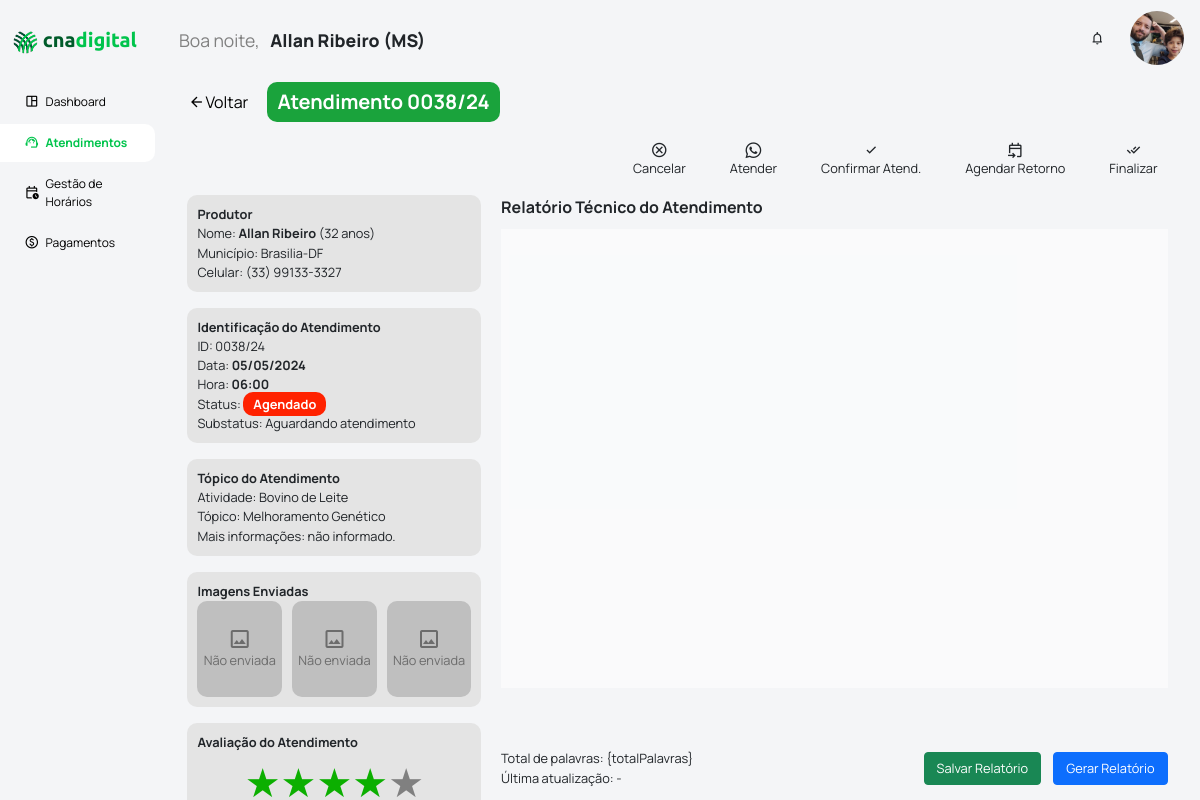
Before: /tecnico/atendimentos/atendimento/38/ (signed in) with the older database file.
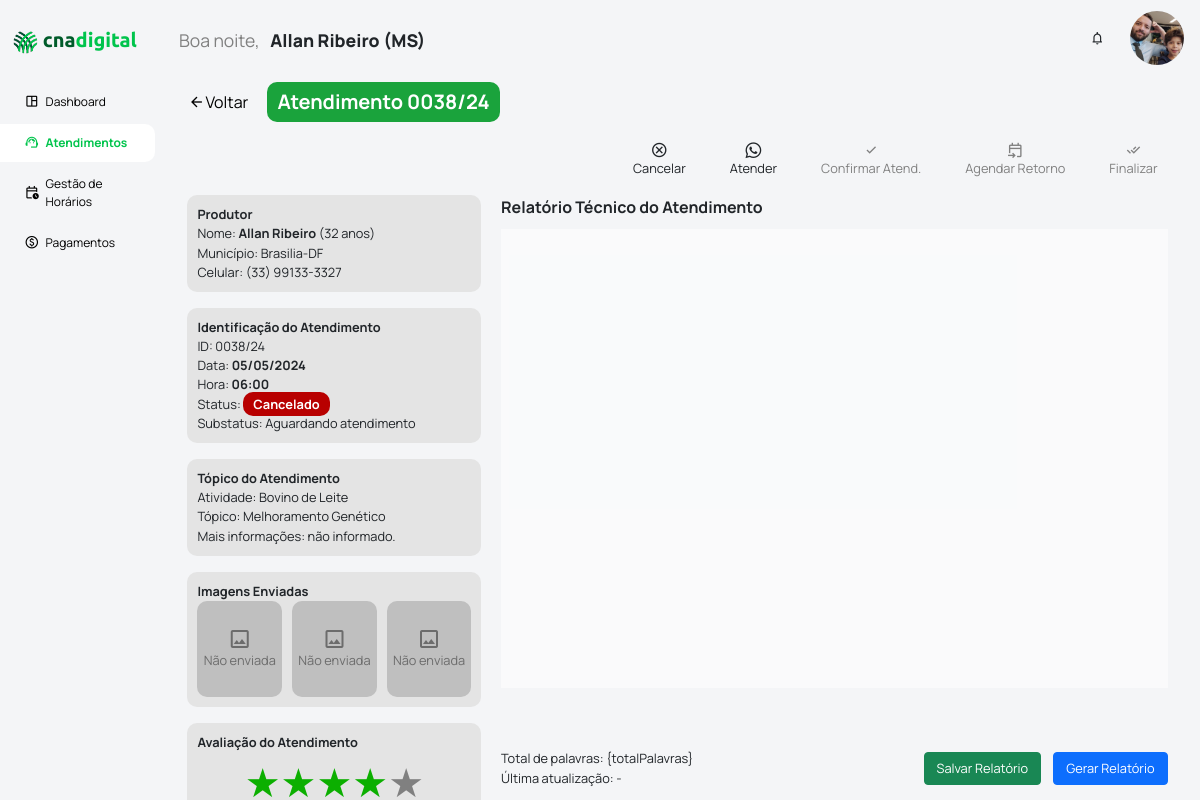
After: the same page with the newer database file.
### apps/modulo_tecnico/views.py (the view)
# urls.py: path('tecnico/atendimentos/atendimento/<int:id>/', tecnico_ficha_atendimento, name='tecnico_ficha_atendimento'),
def tecnico_ficha_atendimento(request, id):
    atendimento = Atendimento.objects.get(id=id)
    regional = request.user.usuario_relacionado.regional_senar_produtor()
    tecnico = request.user.usuario_relacionado
    horarios_tecnicos_dias_semana = HorariosAtendimentos.disponiveis().filter(regional=regional, tecnico=tecnico).values_list('dia_semana', 'horario').distinct()
    proxima_semana = get_next_week_days()
    horarios_tecnicos_datas = [(proxima_semana[dia], horario)
                             for dia, horario in horarios_tecnicos_dias_semana if dia in proxima_semana]
    agendamentos = Atendimento.proxima_semana_agendamentos(regional)
    horarios_disponiveis = [horario for horario in horarios_tecnicos_datas if horario not in agendamentos]
    datas_unicas = sorted(set(data for data, _ in horarios_disponiveis))
    datas_unicas = [datetime.strptime(data, '%d/%m/%Y') for data in datas_unicas]
    datas_unicas.sort()
    datas_unicas = [data.strftime('%d/%m/%Y') for data in datas_unicas]
    datas_choices = [('', '')]
    data_choices = datas_choices + [(data, data) for data in datas_unicas]
    formAtendimentoRetorno = AtendimentoForm(data_choices=data_choices)
    try:
        atendimentoConfirmacao = AtendimentoConfirmacao.objects.get(atendimento=atendimento)
    except AtendimentoConfirmacao.DoesNotExist:
        atendimentoConfirmacao = None
    conteudo = {
        'atendimento': atendimento,
        'atendimentoConfirmacao': atendimentoConfirmacao,
        'formAtendimentoRetorno': formAtendimentoRetorno,
        'horarios_disponiveis': horarios_disponiveis,
    }
    return render(request, 'modulo_tecnico/ficha_atendimento.html', conteudo)

### apps/modulo_admin/models.py (called while the page is built)
    def primeiro_ultimo_nome(self):
        partes_nome = self.nome_completo.split()
        primeiro_nome = partes_nome[0]
        ultimo_nome = partes_nome[-1] if len(partes_nome) > 1 else ''
        return f"{primeiro_nome} {ultimo_nome}"

    def uf_municipio(self):
        if self.reside_cod_ibge:
            try:
                uf_municipio = UF_Municipio.objects.get(cod_ibge=self.reside_cod_ibge)
                return f"{uf_municipio.municipio}-{uf_municipio.uf_sigla}"
            except UF_Municipio.DoesNotExist:
                return "Código IBGE não encontrado"
        return "Código IBGE não informado"

    def regional_senar(self):
        try:
            vinculo = self.vinculo_tecnico_regional.get(is_ativo=True)
            return vinculo.regional
        except ObjectDoesNotExist:
            return "Nenhum vínculo ativo encontrado"

    def regional_senar_produtor(self):
        try:
            vinculo = self.vinculo_produtor_regional.get(is_ativo=True)
            return vinculo.regional
        except ObjectDoesNotExist:
            return "Nenhum vínculo ativo encontrado"

### templates/modulo_tecnico/ficha_atendimento.html (shortened to what the changed rows need)
{% extends '_partials/base_main.html' %}
{% load static %}
{% block extra_head %}
    <link rel="stylesheet" href="{% static '/styles/modulo_tecnico/ficha_atendimento.css' %}">
    <link rel="stylesheet" href="{% static '/styles/modulo_tecnico/offcanvas_agendar_retorno.css' %}">
    <link href="https://cdn.quilljs.com/1.3.6/quill.snow.css" rel="stylesheet">
    <link rel="stylesheet" href="https://cdnjs.cloudflare.com/ajax/libs/font-awesome/6.0.0-beta3/css/all.min.css">
{% endblock %}
{% block content %}
    <div class="container_page">
        <div class="barra_funcionalidades">
            <div class="funcionalidade" id="abrirOffcanvasCancelarAtendimento">
                <i class="material-symbols-outlined" style="font-size: 1.5vw; vertical-align: middle;">cancel</i>
                Cancelar
            </div>
            <div class="funcionalidade" id="abrirOffcanvasWhatsapp">
                <i class="fa-brands fa-whatsapp" style="font-size: 1.5vw; vertical-align: middle;"></i>
                Atender
            </div>
            <div class="funcionalidade" id="abrirOffcanvasConfirmarAtendimento">
                <i class="material-symbols-outlined" style="font-size: 1.5vw; vertical-align: middle;">check</i>
                Confirmar Atend.
            </div>
            <div class="funcionalidade" id="abrirOffcanvasAgendarRetorno">
                <i class="material-symbols-outlined" style="font-size: 1.5vw; vertical-align: middle;">event_upcoming</i>
                Agendar Retorno
            </div>
            <div class="funcionalidade" id="abrirOffcanvasFinalizarAtendimento">
                <i class="material-symbols-outlined" style="font-size: 1.5vw; vertical-align: middle;">done_all</i>
                Finalizar
            </div>
        </div>
        <div class="container_atendimento">
            <div class="container_atendimento_infos">
                <div class="atendimento_dados">
                    <span id="statusAtendimento" data-status="{{ atendimento.status }}">Status:
                        {% if atendimento.status == 'agendado' %}
                            <span class='status atendimento_agendado'>Agendado</span>
                        {% endif %}
                        {% if atendimento.status == 'cancelado' %}
                            <span class='status atendimento_cancelado'>Cancelado</span>
                        {% endif %}
                    </span>
                </div>
            </div>
        </div>
    </div>
{% endblock %}

Changed rows visible on the page:
changed Atendimento "Aguardando atendimento": status "agendado" → "cancelado" (drawn)
Other visible differences:
text no longer shown: "Agendado"
text now shown: "Cancelado"
